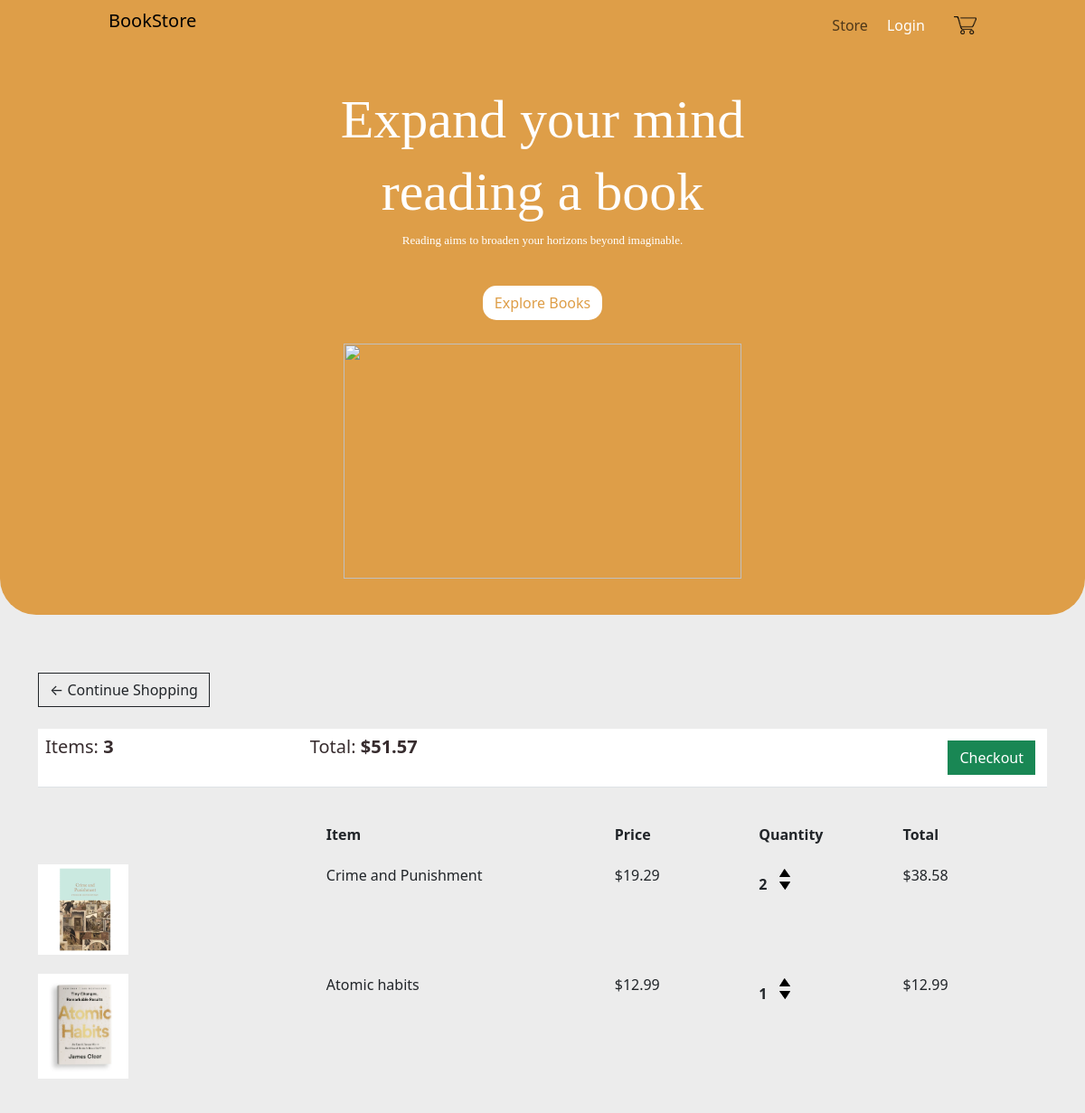
The app's page /cart/ (signed in) with its own data.
### books/models.py (models this page shows, shortened)
class Order(models.Model):
    customer = models.ForeignKey(Customer, on_delete=models.SET_NULL, null=True, blank=True)
    date_ordered = models.DateTimeField(auto_now_add=True)
    complete = models.BooleanField(default=False, null=True, blank=False)
    transaction_id = models.CharField(max_length=200, null=False)
    @property
    def get_order_total(self):
        orderitems = self.orderitem_set.all()
        total = sum([item.get_total for item in orderitems])
        return total
    @property
    def get_order_quantity(self):
        orderitems = self.orderitem_set.all()
        total = sum([item.quantity for item in orderitems])
        return total

class OrderItem(models.Model):
    product = models.ForeignKey(Book, on_delete=models.SET_NULL, null=True, blank=True)
    order = models.ForeignKey(Order, on_delete=models.SET_NULL, null=True, blank=True)
    quantity = models.IntegerField(default=0, null=True, blank=True)
    date_added = models.DateTimeField(auto_now_add=True)
    @property
    def get_total(self):
        total = self.product.price * self.quantity
        return total

class Book(models.Model):
    id = models.AutoField(primary_key=True)
    title = models.CharField(max_length=200, null=True, unique=True)
    quantity = models.IntegerField()
    description = models.CharField(max_length=500, null=True)
    author = models.ForeignKey(Author, on_delete=models.CASCADE)
    category = models.ForeignKey(Category, on_delete=models.CASCADE)
    price = models.FloatField()
    image = models.ImageField(null=True, blank=True)
    @property
    def image_url(self):
        try:
            url = self.image.url
        except:
            url = ''
        return url

### books/views.py (the view)
# urls.py: path('cart/', views.cart, name="cart"),
def cart(request):
    context = fill_context(request)
    return render(request, 'store/cart.html', context)

### books/views.py (called while the page is built)
def fill_context(request):
    if request.user.is_authenticated:
        customer = request.user.customer
        order, created = Order.objects.get_or_create(customer=customer, complete=False)
        items = order.orderitem_set.all()
    else:
        items = []
        order = {'get_order_total': 0, 'get_order_quantity': 0}
    context = {'items': items, 'order': order}
    return context

### books/templates/store/cart.html
{% extends 'store/main.html' %}
{% load static %}
{% block content %}
    <div class="row">
        <div class="col-lg-12">
            <div class="box-element">
                <a class="btn btn-outline-dark" href="{% url 'store' %}">&#x2190; Continue Shopping</a>
                <br>
                <br>
                <table class="table">
                    <tr>
                        <th><h5>Items: <strong>{{ order.get_order_quantity }}</strong></h5></th>
                        <th><h5>Total:<strong> ${{ order.get_order_total|floatformat:2  }}</strong></h5></th>
                        <th>
                            <a style="float:right; margin:5px;" class="btn btn-success" href="{% url 'checkout' %}">Checkout</a>
                        </th>
                    </tr>
                </table>
            </div>
            <br>
            <div class="box-element">
                <div class="cart-row">
                    <div style="flex:2"></div>
                    <div style="flex:2"><strong>Item</strong></div>
                    <div style="flex:1"><strong>Price</strong></div>
                    <div style="flex:1"><strong>Quantity</strong></div>
                    <div style="flex:1"><strong>Total</strong></div>
                </div>
                {% for item in items %}
                <div class="cart-row">
                    <div style="flex:2"><img class="row-image" src="{{ item.product.image_url }}"></div>
                    <div style="flex:2"><p>{{ item.product.title }}</p></div>
                    <div style="flex:1"><p>${{ item.product.price|floatformat:2 }}</p></div>
                    <div style="flex:1">
                        <p class="quantity">{{ item.quantity }}</p>
                        <div class="quantity">
                            <img class="chg-quantity" src="{% static  'images/arrow-up.png' %}">
                            <img class="chg-quantity" src="{% static  'images/arrow-down.png' %}">
                        </div>
                    </div>
                    <div style="flex:1"><p>${{ item.get_total }}</p></div>
                </div>
                {% endfor %}
            </div>
        </div>
{% endblock content %}

### bookstore/static/css/main.css (style rules this page uses)
body { background-color: #ececec; }
h1, h2, h3, h4, h5, h6 { color: #372c2e; }
.col-lg-4, .col-lg-6, .col-lg-8, .col-lg-12 { margin-top: 10px; }
.btn { border-radius: 0; }
.row-image { width: 100px; }
.cart-row { display: flex; align-items: flex-stretch; padding-bottom: 10px; margin-bottom: 10px; border-bottom: 1px solid #ececec; }
.quantity { display: inline-block; font-weight: 700; padding-right: 10px; }
.chg-quantity { width: 12px; cursor: pointer; display: block; margin-top: 5px; transition: .1s; }

### records on screen
Order: get_order_quantity "3", get_order_total "51.57"
OrderItem: product.image_url (picture), product "Crime and Punishment", product.price "19.29", quantity "2", get_total "38.58"
OrderItem: product.image_url (picture), product "Atomic habits", product.price "12.99", quantity "1", get_total "12.99"
